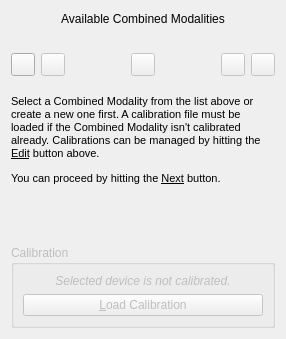
<?xml version="1.0" encoding="UTF-8"?>
<ui version="4.0">
 <class>QmitkUSNavigationStepCombinedModality</class>
 <widget class="QWidget" name="QmitkUSNavigationStepCombinedModality">
  <property name="geometry">
   <rect>
    <x>0</x>
    <y>0</y>
    <width>286</width>
    <height>339</height>
   </rect>
  </property>
  <property name="minimumSize">
   <size>
    <width>0</width>
    <height>300</height>
   </size>
  </property>
  <property name="windowTitle">
   <string>Form</string>
  </property>
  <layout class="QVBoxLayout" name="verticalLayout">
   <item>
    <widget class="QLabel" name="combinedModalityLabel">
     <property name="text">
      <string>Available Combined Modalities</string>
     </property>
     <property name="alignment">
      <set>Qt::AlignCenter</set>
     </property>
    </widget>
   </item>
   <item>
    <widget class="QmitkServiceListWidget" name="combinedModalityListWidget" native="true">
     <property name="sizePolicy">
      <sizepolicy hsizetype="Preferred" vsizetype="Ignored">
       <horstretch>0</horstretch>
       <verstretch>0</verstretch>
      </sizepolicy>
     </property>
     <property name="minimumSize">
      <size>
       <width>0</width>
       <height>0</height>
      </size>
     </property>
    </widget>
   </item>
   <item>
    <layout class="QGridLayout" name="gridLayout">
     <item row="0" column="0">
      <widget class="QToolButton" name="combinedModalityCreateButton">
       <property name="toolTip">
        <string>Create New Combined Modality</string>
       </property>
       <property name="text">
        <string/>
       </property>
       <property name="icon">
        <iconset resource="../../../resources/USNavigation.qrc">
         <normaloff>:/USNavigation/plus.png</normaloff>:/USNavigation/plus.png</iconset>
       </property>
      </widget>
     </item>
     <item row="0" column="1">
      <widget class="QToolButton" name="combinedModalityDeleteButton">
       <property name="enabled">
        <bool>false</bool>
       </property>
       <property name="toolTip">
        <string>Delete Selected Combined Modality</string>
       </property>
       <property name="text">
        <string/>
       </property>
       <property name="icon">
        <iconset resource="../../../resources/USNavigation.qrc">
         <normaloff>:/USNavigation/minus.png</normaloff>:/USNavigation/minus.png</iconset>
       </property>
      </widget>
     </item>
     <item row="0" column="3">
      <widget class="QToolButton" name="combinedModalitEditButton">
       <property name="enabled">
        <bool>false</bool>
       </property>
       <property name="toolTip">
        <string>Edit Selected Combined Modality</string>
       </property>
       <property name="text">
        <string/>
       </property>
       <property name="icon">
        <iconset resource="../../../resources/USNavigation.qrc">
         <normaloff>:/USNavigation/preferences.png</normaloff>:/USNavigation/preferences.png</iconset>
       </property>
      </widget>
     </item>
     <item row="0" column="6">
      <widget class="QToolButton" name="combinedModalityDistconnectButton">
       <property name="enabled">
        <bool>false</bool>
       </property>
       <property name="toolTip">
        <string>Disconnect Selected Combined Modality</string>
       </property>
       <property name="text">
        <string/>
       </property>
       <property name="icon">
        <iconset resource="../../../resources/USNavigation.qrc">
         <normaloff>:/USNavigation/process-stop.png</normaloff>:/USNavigation/process-stop.png</iconset>
       </property>
      </widget>
     </item>
     <item row="0" column="4">
      <spacer name="horizontalSpacer_2">
       <property name="orientation">
        <enum>Qt::Horizontal</enum>
       </property>
       <property name="sizeHint" stdset="0">
        <size>
         <width>40</width>
         <height>20</height>
        </size>
       </property>
      </spacer>
     </item>
     <item row="0" column="2">
      <spacer name="horizontalSpacer">
       <property name="orientation">
        <enum>Qt::Horizontal</enum>
       </property>
       <property name="sizeHint" stdset="0">
        <size>
         <width>40</width>
         <height>20</height>
        </size>
       </property>
      </spacer>
     </item>
     <item row="0" column="5">
      <widget class="QToolButton" name="combinedModalityActivateButton">
       <property name="enabled">
        <bool>false</bool>
       </property>
       <property name="toolTip">
        <string>Activate Selected Combined Modality</string>
       </property>
       <property name="text">
        <string/>
       </property>
       <property name="icon">
        <iconset resource="../../../resources/USNavigation.qrc">
         <normaloff>:/USNavigation/accept.png</normaloff>:/USNavigation/accept.png</iconset>
       </property>
      </widget>
     </item>
    </layout>
   </item>
   <item>
    <spacer name="verticalSpacer_9">
     <property name="orientation">
      <enum>Qt::Vertical</enum>
     </property>
     <property name="sizeType">
      <enum>QSizePolicy::Fixed</enum>
     </property>
     <property name="sizeHint" stdset="0">
      <size>
       <width>20</width>
       <height>13</height>
      </size>
     </property>
    </spacer>
   </item>
   <item>
    <widget class="QLabel" name="helpLabel">
     <property name="font">
      <font>
       <pointsize>8</pointsize>
      </font>
     </property>
     <property name="text">
      <string>&lt;html&gt;&lt;head/&gt;&lt;body&gt;&lt;p&gt;Select a Combined Modality from the list above or create a new one first. A calibration file must be loaded if the Combined Modality isn't calibrated already. Calibrations can be managed by hitting the &lt;span style=&quot; text-decoration: underline;&quot;&gt;Edit&lt;/span&gt; button above.&lt;/p&gt;&lt;p&gt;You can proceed by hitting the &lt;span style=&quot; text-decoration: underline;&quot;&gt;Next&lt;/span&gt; button.&lt;/p&gt;&lt;/body&gt;&lt;/html&gt;</string>
     </property>
     <property name="wordWrap">
      <bool>true</bool>
     </property>
    </widget>
   </item>
   <item>
    <spacer name="verticalSpacer_10">
     <property name="orientation">
      <enum>Qt::Vertical</enum>
     </property>
     <property name="sizeType">
      <enum>QSizePolicy::Fixed</enum>
     </property>
     <property name="sizeHint" stdset="0">
      <size>
       <width>20</width>
       <height>13</height>
      </size>
     </property>
    </spacer>
   </item>
   <item>
    <widget class="QmitkUSCombinedModalityCreationWidget" name="combinedModalityCreateWidget" native="true"/>
   </item>
   <item>
    <widget class="QmitkUSCombinedModalityEditWidget" name="combinedModalityEditWidget" native="true"/>
   </item>
   <item>
    <widget class="QGroupBox" name="calibrationGroupBox">
     <property name="enabled">
      <bool>false</bool>
     </property>
     <property name="title">
      <string>Calibration</string>
     </property>
     <layout class="QVBoxLayout" name="verticalLayout_2">
      <item>
       <widget class="QLabel" name="calibrationLoadStateLabel">
        <property name="font">
         <font>
          <italic>true</italic>
         </font>
        </property>
        <property name="text">
         <string>Selected device is not calibrated.</string>
        </property>
        <property name="alignment">
         <set>Qt::AlignCenter</set>
        </property>
        <property name="wordWrap">
         <bool>true</bool>
        </property>
       </widget>
      </item>
      <item>
       <widget class="QPushButton" name="calibrationLoadButton">
        <property name="sizePolicy">
         <sizepolicy hsizetype="Preferred" vsizetype="Fixed">
          <horstretch>0</horstretch>
          <verstretch>0</verstretch>
         </sizepolicy>
        </property>
        <property name="minimumSize">
         <size>
          <width>0</width>
          <height>0</height>
         </size>
        </property>
        <property name="text">
         <string>&amp;Load Calibration</string>
        </property>
        <property name="icon">
         <iconset resource="../../../resources/USNavigation.qrc">
          <normaloff>:/USNavigation/document-open.png</normaloff>:/USNavigation/document-open.png</iconset>
        </property>
       </widget>
      </item>
     </layout>
    </widget>
   </item>
  </layout>
 </widget>
 <customwidgets>
  <customwidget>
   <class>QmitkUSCombinedModalityCreationWidget</class>
   <extends>QWidget</extends>
   <header>src/internal/Widgets/QmitkUSCombinedModalityCreationWidget.h</header>
   <container>1</container>
  </customwidget>
  <customwidget>
   <class>QmitkServiceListWidget</class>
   <extends>QWidget</extends>
   <header>QmitkServiceListWidget.h</header>
   <container>1</container>
  </customwidget>
  <customwidget>
   <class>QmitkUSCombinedModalityEditWidget</class>
   <extends>QWidget</extends>
   <header>src/internal/Widgets/QmitkUSCombinedModalityEditWidget.h</header>
   <container>1</container>
  </customwidget>
 </customwidgets>
 <resources>
  <include location="../../../resources/USNavigation.qrc"/>
 </resources>
 <connections>
  <connection>
   <sender>calibrationLoadButton</sender>
   <signal>clicked()</signal>
   <receiver>QmitkUSNavigationStepCombinedModality</receiver>
   <slot>OnLoadCalibration()</slot>
   <hints>
    <hint type="sourcelabel">
     <x>142</x>
     <y>268</y>
    </hint>
    <hint type="destinationlabel">
     <x>142</x>
     <y>149</y>
    </hint>
   </hints>
  </connection>
  <connection>
   <sender>combinedModalityCreateButton</sender>
   <signal>clicked()</signal>
   <receiver>QmitkUSNavigationStepCombinedModality</receiver>
   <slot>OnCombinedModalityCreateNewButtonClicked()</slot>
   <hints>
    <hint type="sourcelabel">
     <x>52</x>
     <y>73</y>
    </hint>
    <hint type="destinationlabel">
     <x>142</x>
     <y>149</y>
    </hint>
   </hints>
  </connection>
  <connection>
   <sender>combinedModalityDeleteButton</sender>
   <signal>clicked()</signal>
   <receiver>QmitkUSNavigationStepCombinedModality</receiver>
   <slot>OnDeleteButtonClicked()</slot>
   <hints>
    <hint type="sourcelabel">
     <x>112</x>
     <y>73</y>
    </hint>
    <hint type="destinationlabel">
     <x>142</x>
     <y>149</y>
    </hint>
   </hints>
  </connection>
  <connection>
   <sender>combinedModalityDistconnectButton</sender>
   <signal>clicked()</signal>
   <receiver>QmitkUSNavigationStepCombinedModality</receiver>
   <slot>OnDisconnectButtonClicked()</slot>
   <hints>
    <hint type="sourcelabel">
     <x>232</x>
     <y>73</y>
    </hint>
    <hint type="destinationlabel">
     <x>142</x>
     <y>149</y>
    </hint>
   </hints>
  </connection>
  <connection>
   <sender>combinedModalitEditButton</sender>
   <signal>clicked()</signal>
   <receiver>QmitkUSNavigationStepCombinedModality</receiver>
   <slot>OnCombinedModalityEditButtonClicked()</slot>
   <hints>
    <hint type="sourcelabel">
     <x>172</x>
     <y>73</y>
    </hint>
    <hint type="destinationlabel">
     <x>142</x>
     <y>149</y>
    </hint>
   </hints>
  </connection>
  <connection>
   <sender>combinedModalityActivateButton</sender>
   <signal>clicked()</signal>
   <receiver>QmitkUSNavigationStepCombinedModality</receiver>
   <slot>OnActivateButtonClicked()</slot>
   <hints>
    <hint type="sourcelabel">
     <x>235</x>
     <y>60</y>
    </hint>
    <hint type="destinationlabel">
     <x>142</x>
     <y>149</y>
    </hint>
   </hints>
  </connection>
 </connections>
 <slots>
  <slot>OnCombinedModalityCreateNewButtonClicked()</slot>
  <slot>OnDeleteButtonClicked()</slot>
  <slot>OnLoadCalibration()</slot>
  <slot>OnDisconnectButtonClicked()</slot>
  <slot>OnCombinedModalityEditButtonClicked()</slot>
  <slot>OnActivateButtonClicked()</slot>
 </slots>
</ui>
